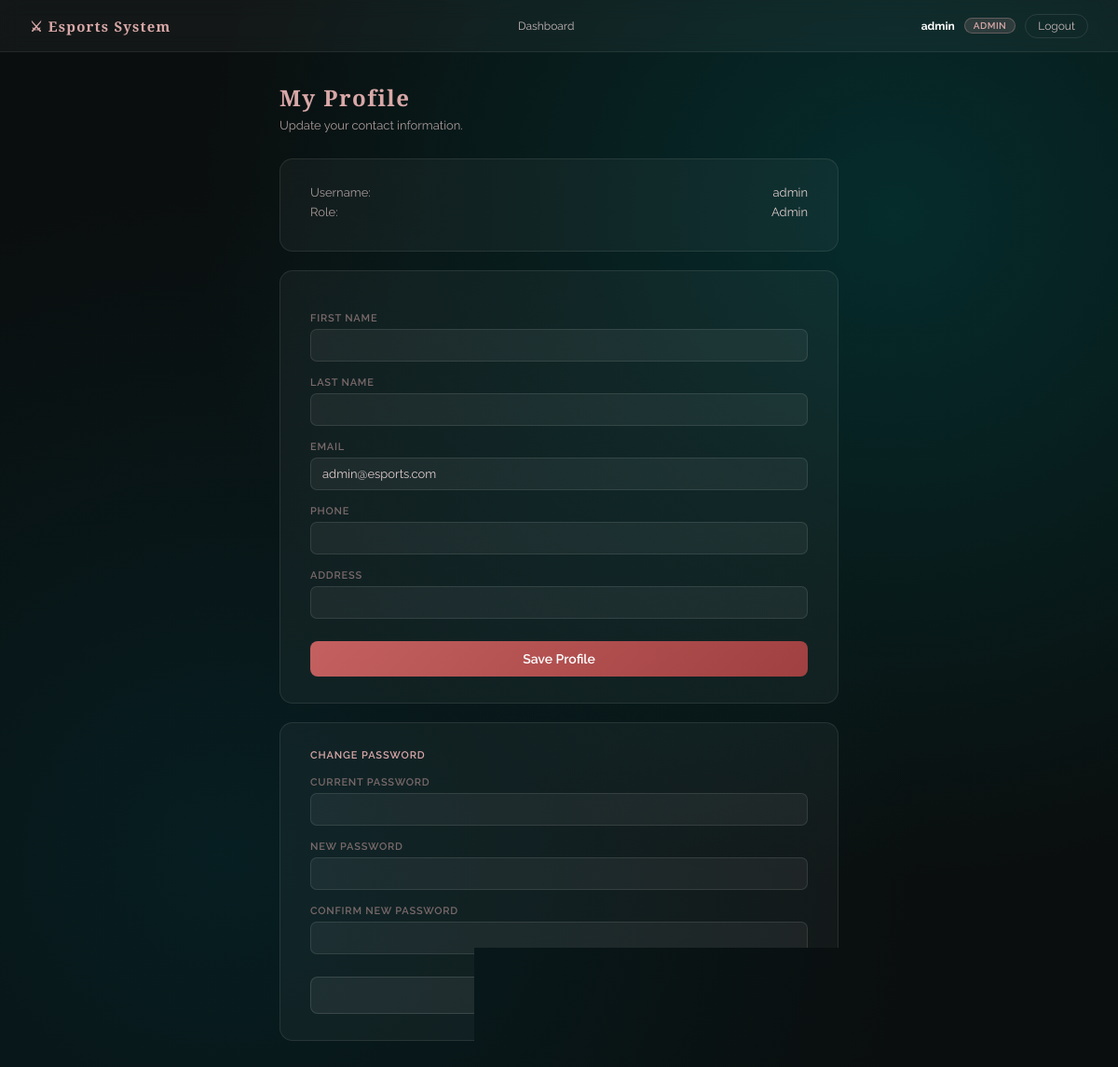
The page /accounts/profile/organizer/ (signed in) on the database its author committed.
### accounts/models.py (models this page shows, shortened)
class CustomUser(AbstractUser):
    ROLE_CHOICES = [
        ('player',    'Player'),
        ('organizer', 'Organizer'),
        ('admin',     'Admin'),
    ]
    role = models.CharField(
        max_length=20,
        choices=ROLE_CHOICES,
        default='player',
    )
    address = models.CharField(max_length=255, blank=True)
    phone   = models.CharField(max_length=20,  blank=True)

### accounts/views.py (the view)
# urls.py: path('profile/organizer/', views.organizer_profile, name='organizer_profile'),
@login_required
def organizer_profile(request):
    if request.user.role not in ('organizer', 'admin'):
        messages.error(request, "Access denied.")
        return redirect('dashboard')
    if request.method == 'POST':
        form = OrganizerProfileForm(request.POST, instance=request.user)
        if form.is_valid():
            form.save()
            messages.success(request, "Profile updated successfully.")
            return redirect('organizer_profile')
    else:
        form = OrganizerProfileForm(instance=request.user)
    return render(request, 'accounts/organizer_profile.html', {'form': form})

### accounts/forms.py
class OrganizerProfileForm(forms.ModelForm):
    first_name = forms.CharField(max_length=50,  required=False, label='First name')
    last_name  = forms.CharField(max_length=50,  required=False, label='Last name')
    email      = forms.EmailField(required=False, label='Email')
    phone      = forms.CharField(max_length=20,  required=False, label='Phone')
    address    = forms.CharField(max_length=255, required=False, label='Address')
    class Meta:
        model  = CustomUser
        fields = ['first_name', 'last_name', 'email', 'phone', 'address']

### accounts/templates/accounts/organizer_profile.html (shortened to what this page needs)
{% extends "base.html" %}
{% block content %}
<div class="profile-wrap">
  <div class="profile-header">
    <h1>My Profile</h1>
    <p>Update your contact information.</p>
  </div>
  <div class="profile-card" style="margin-bottom: 20px;">
    <div class="info-row">Username: <span>{{ request.user.username }}</span></div>
    <div class="info-row">Role: <span>{{ request.user.get_role_display }}</span></div>
  </div>
  <div class="profile-card">
    <form method="post">
      <label>First name</label>
      {{ form.first_name }}
      <label>Last name</label>
      {{ form.last_name }}
      <label>Email</label>
      {{ form.email }}
      <label>Phone</label>
      {{ form.phone }}
      <label>Address</label>
      {{ form.address }}
      <button type="submit" class="btn-save">Save Profile</button>
    </form>
  </div>
  <div class="profile-card" style="margin-top: 20px;">
    <form method="post" action="{% url 'change_password' %}">
      <div class="pw-section-label">Change Password</div>
      <label>Current Password</label>
      <input type="password" name="old_password" required autocomplete="current-password">
      <label>New Password</label>
      <input type="password" name="new_password1" required autocomplete="new-password">
      <label>Confirm New Password</label>
      <input type="password" name="new_password2" required autocomplete="new-password">
      <button type="submit" class="btn-change-pw">🔑 Update Password</button>
    </form>
  </div>
</div>
{% endblock %}

### templates/base.html (shortened to what this page needs)
{% load static %}
<!DOCTYPE html>
<html lang="en">
<head>
</head>
<body>
{% if user.is_authenticated %}
<nav class="nav">
  <a class="nav-brand" href="/">⚔ Esports System</a>
  <div class="nav-links">
    {% if user.role == 'player' %}
      <a href="{% url 'browse_teams' %}">Browse Teams</a>
      <a href="{% url 'create_team' %}">Create Team</a>
      <a href="{% url 'my_team' %}">My Team</a>
      <a href="{% url 'my_invites' %}">Invites</a>
      {% if user.captained_teams.exists %}
          <a href="{% url 'my_join_requests' %}">Join Requests</a>
      {% endif %}
      <a href="{% url 'player_profile' %}">My Profile</a>
    {% elif user.role == 'organizer' %}
      <a href="{% url 'organizer_profile' %}">My Profile</a>
    {% elif user.role == 'admin' %}
      <a href="{% url 'admin_dashboard' %}">Dashboard</a>
    {% endif %}
  </div>
  <div class="nav-right">
    <span class="nav-username"><strong>{{ user.username }}</strong></span>
    {% if user.role %}
      <span class="role-pill {{ user.role }}">{{ user.role }}</span>
    {% endif %}
    <a href="{% url 'logout' %}" class="btn-logout">Logout</a>
  </div>
</nav>
{% endif %}
<div class="main-content">
  {% block content %}{% endblock %}
</div>
</body>
</html>

### templates/base.html (style rules this page uses)
*, *::before, *::after { box-sizing: border-box; margin: 0; padding: 0; }
body { background: #0a0e0e; font-family: 'Raleway', sans-serif; color: #f6e0e0; min-height: 100vh; }
body::before { content: ''; position: fixed; inset: 0; background: radial-gradient(ellipse at 80% 20%, rgba(0,80,80,0.45) 0%, transparent 55%), radial-gradient(ellipse at 20% 80%, rgba(0,60,70,0.35) 0%, transparent 55%), #0a0e0e; z-index: -1; }
.nav { display: flex; align-items: center; justify-content: space-between; padding: 0 32px; height: 56px; background: rgba(255,255,255,0.04); backdrop-filter: blur(10px); border-bottom: 1px solid rgba(255,255,255,0.08); position: sticky; top: 0; z-index: 100; }
.nav-brand { font-family: 'Cinzel', serif; font-size: 15px; font-weight: 700; color: #d9a8a8; letter-spacing: 0.08em; text-decoration: none; }
.nav-links { display: flex; align-items: center; gap: 4px; }
.nav-links a { font-size: 12px; color: #c8b8b8; text-decoration: none; padding: 5px 11px; border-radius: 20px; border: 1px solid transparent; transition: background 0.18s, border-color 0.18s, color 0.18s; }
.nav-right { display: flex; align-items: center; gap: 10px; }
.nav-username { font-size: 12px; color: #a89a9a; }
.nav-username strong { color: #fff; }
.role-pill { font-size: 10px; padding: 2px 9px; border-radius: 20px; font-weight: 600; letter-spacing: 0.05em; text-transform: uppercase; }
.role-pill.admin { background: rgba(217,168,168,0.15); color: #d9a8a8; border: 1px solid rgba(217,168,168,0.3); }
.btn-logout { font-size: 12px; color: #c8b8b8; text-decoration: none; padding: 5px 13px; border-radius: 20px; border: 1px solid rgba(255,255,255,0.1); transition: background 0.18s, border-color 0.18s; }
.main-content { padding: 32px; }

### accounts/templates/accounts/organizer_profile.html (style rules this page uses)
.profile-wrap { max-width: 600px; margin: 0 auto; }
.profile-header { margin-bottom: 28px; }
.profile-header h1 { font-family: 'Cinzel', serif; font-size: 24px; color: #d9a8a8; letter-spacing: 0.06em; }
.profile-header p { color: #a89a9a; font-size: 13px; margin-top: 6px; }
.profile-card { background: rgba(255,255,255,0.04); border: 1px solid rgba(255,255,255,0.09); border-radius: 14px; padding: 28px 32px; }
.profile-card label { display: block; font-size: 11px; text-transform: uppercase; letter-spacing: 0.07em; color: #7a6a6a; font-weight: 600; margin-bottom: 5px; margin-top: 16px; }
.profile-card input[type="text"], .profile-card input[type="email"] { width: 100%; padding: 9px 12px; background: rgba(255,255,255,0.05); border: 1px solid rgba(255,255,255,0.1); border-radius: 7px; color: #e0cccc; font-family: 'Raleway', sans-serif; font-size: 13px; outline: none; transition: border 0.2s; }
.profile-card input[type="password"] { width: 100%; padding: 9px 12px; background: rgba(255,255,255,0.05); border: 1px solid rgba(255,255,255,0.1); border-radius: 7px; color: #e0cccc; font-family: 'Raleway', sans-serif; font-size: 13px; outline: none; transition: border 0.2s; }
.btn-save { margin-top: 24px; width: 100%; padding: 11px; border-radius: 8px; background: linear-gradient(135deg, #c46060, #a04040); color: #fff; font-family: 'Raleway', sans-serif; font-size: 14px; font-weight: 600; border: none; cursor: pointer; transition: background 0.2s; }
.btn-change-pw { margin-top: 24px; width: 100%; padding: 11px; border-radius: 8px; background: rgba(255,255,255,0.06); border: 1px solid rgba(255,255,255,0.12); color: #e0cccc; font-family: 'Raleway', sans-serif; font-size: 14px; font-weight: 600; cursor: pointer; transition: background 0.2s, border-color 0.2s; }
.pw-section-label { font-size: 11px; text-transform: uppercase; letter-spacing: 0.08em; color: #d9a8a8; font-weight: 600; margin-bottom: 4px; }
.info-row { display: flex; justify-content: space-between; font-size: 13px; color: #a89a9a; margin-bottom: 6px; }
.info-row span { color: #e0cccc; }

### rows shown on the page
CustomUser: username "admin", role "ADMIN", user.username "admin", user.role "Admin", email "admin@esports.com"
